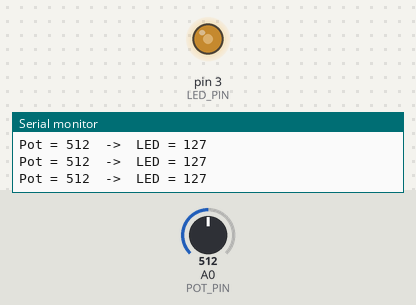
A sketch run on a simulated Arduino Uno, built with avr-gcc and run on an emulated ATmega328P. Parts: output pins drawn as LEDs (lit = HIGH), the last lines printed to the serial monitor. Inputs (shaded band) come from the test bench; at power-on: A0 (POT_PIN) = 512.

Above: at 1.2 s.
1.3 s: A0 (POT_PIN) set to 108
At 2.5 s:
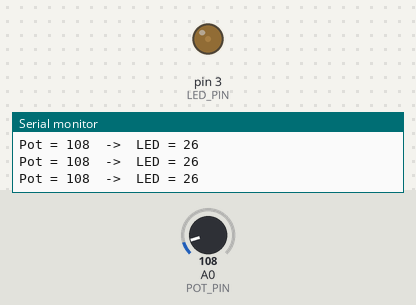
2.8 s: A0 (POT_PIN) set to 89
At 3.2 s:
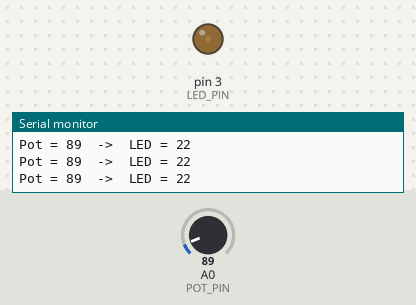
4.3 s: A0 (POT_PIN) set to 716
At 5.5 s:
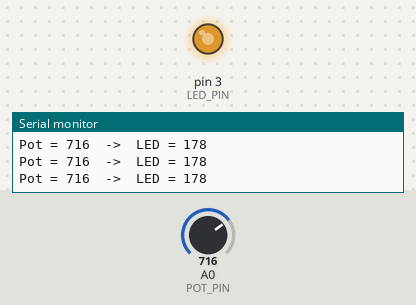
5.8 s: A0 (POT_PIN) set to 11
At 6.2 s:
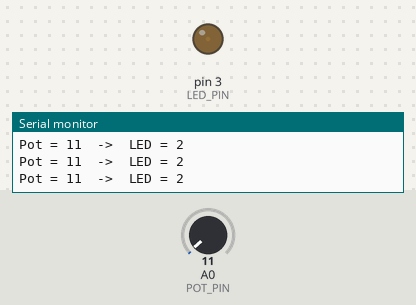
7.3 s: A0 (POT_PIN) set to 8
At 7.9 s:
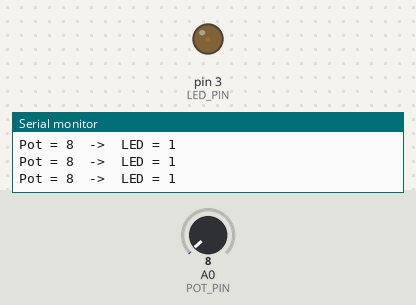
8.8 s: A0 (POT_PIN) set to 36
At 9.5 s:
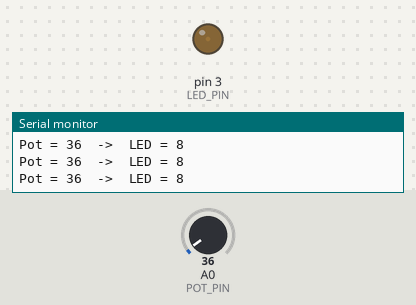
10.3 s: A0 (POT_PIN) set to 43
Timing chart, 0 to 13.3 s (numbered marks = the images above; inputs shaded):
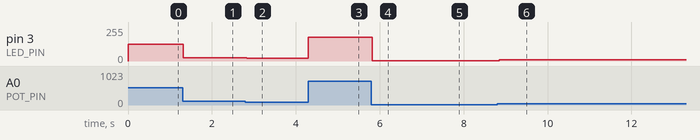

The sketch:

W13_1_Potentiometer_LED.ino
```cpp
// งาน 13.1 : Potentiometer Analog Reading -> ปรับความสว่าง LED
// บอร์ด Arduino UNO R4 WiFi
// วงจร: Potentiometer ขาริม -> 5V และ GND, ขากลาง -> A0
//       LED: D3 (PWM ~) -> R 220Ω -> ขายาว, ขาสั้น -> GND

const int POT_PIN = A0;
const int LED_PIN = 3;     // ต้องเป็นขา PWM (~): 3, 5, 6, 9, 10, 11

void setup() {
  Serial.begin(9600);
  pinMode(LED_PIN, OUTPUT);
}

void loop() {
  int raw = analogRead(POT_PIN);                 // 0–1023 (ค่าเริ่มต้น 10 บิต)
  int brightness = map(raw, 0, 1023, 0, 255);    // แปลงเป็น PWM 0–255
  analogWrite(LED_PIN, brightness);

  Serial.print("Pot = ");
  Serial.print(raw);
  Serial.print("  ->  LED = ");
  Serial.println(brightness);
  delay(50);
}
```

Measured:
- after the input at 1.3 s, pin 3 (LED_PIN): 127/255 → 26/255 at once
- after the input at 2.8 s, pin 3 (LED_PIN): 26/255 → 22/255 at once
- after the input at 4.3 s, pin 3 (LED_PIN): 22/255 → 178/255 at once
- after the input at 5.8 s, pin 3 (LED_PIN): 178/255 → 2/255 at once
- after the input at 7.3 s, pin 3 (LED_PIN): 2/255 → 1/255 at once
- after the input at 8.8 s, pin 3 (LED_PIN): 1/255 → 8/255 after 0.05 s
- after the input at 10.3 s, pin 3 (LED_PIN): 8/255 → 10/255 at once
